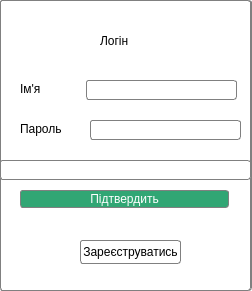
<?xml version="1.0" encoding="UTF-8"?>
<ui version="4.0">
 <class>loginwindow</class>
 <widget class="QDialog" name="loginwindow">
  <property name="geometry">
   <rect>
    <x>0</x>
    <y>0</y>
    <width>252</width>
    <height>291</height>
   </rect>
  </property>
  <property name="windowTitle">
   <string>Dialog</string>
  </property>
  <property name="styleSheet">
   <string notr="true">background-color: rgb(255, 255, 255);
 border: 1px solid gray;
border-radius: 3px;
</string>
  </property>
  <widget class="QGroupBox" name="groupBox">
   <property name="geometry">
    <rect>
     <x>0</x>
     <y>0</y>
     <width>251</width>
     <height>291</height>
    </rect>
   </property>
   <property name="styleSheet">
    <string notr="true">border: 1px solid gray;
border-radius: 3px;</string>
   </property>
   <property name="title">
    <string/>
   </property>
   <widget class="QPushButton" name="ConfimpushButton">
    <property name="geometry">
     <rect>
      <x>20</x>
      <y>190</y>
      <width>209</width>
      <height>18</height>
     </rect>
    </property>
    <property name="styleSheet">
     <string notr="true">background-color: rgb(49, 166, 116);color: white;</string>
    </property>
    <property name="text">
     <string>Підтвердить</string>
    </property>
   </widget>
   <widget class="QLabel" name="label">
    <property name="geometry">
     <rect>
      <x>20</x>
      <y>78</y>
      <width>51</width>
      <height>21</height>
     </rect>
    </property>
    <property name="styleSheet">
     <string notr="true">font: 10pt &quot;Segoe UI&quot;;
border:none;</string>
    </property>
    <property name="text">
     <string>Ім'я</string>
    </property>
   </widget>
   <widget class="QLineEdit" name="LoginlineEdit">
    <property name="geometry">
     <rect>
      <x>86</x>
      <y>80</y>
      <width>151</width>
      <height>20</height>
     </rect>
    </property>
   </widget>
   <widget class="QLabel" name="label_2">
    <property name="geometry">
     <rect>
      <x>20</x>
      <y>108</y>
      <width>46</width>
      <height>41</height>
     </rect>
    </property>
    <property name="styleSheet">
     <string notr="true">font: 10pt &quot;Segoe UI&quot;;
border:none;</string>
    </property>
    <property name="text">
     <string>Пароль</string>
    </property>
   </widget>
   <widget class="QLineEdit" name="LoginPasswordlineEdit">
    <property name="geometry">
     <rect>
      <x>90</x>
      <y>120</y>
      <width>151</width>
      <height>20</height>
     </rect>
    </property>
   </widget>
   <widget class="QPushButton" name="gotosignuppushButton">
    <property name="geometry">
     <rect>
      <x>80</x>
      <y>240</y>
      <width>101</width>
      <height>24</height>
     </rect>
    </property>
    <property name="text">
     <string>Зареєструватись</string>
    </property>
   </widget>
   <widget class="QLabel" name="warningLabel">
    <property name="geometry">
     <rect>
      <x>0</x>
      <y>160</y>
      <width>251</width>
      <height>20</height>
     </rect>
    </property>
    <property name="text">
     <string/>
    </property>
   </widget>
   <widget class="QLabel" name="label_3">
    <property name="geometry">
     <rect>
      <x>100</x>
      <y>20</y>
      <width>91</width>
      <height>41</height>
     </rect>
    </property>
    <property name="styleSheet">
     <string notr="true">font: 10pt &quot;Segoe UI&quot;;
border:none;</string>
    </property>
    <property name="text">
     <string>Логін</string>
    </property>
   </widget>
  </widget>
 </widget>
 <resources/>
 <connections/>
</ui>
